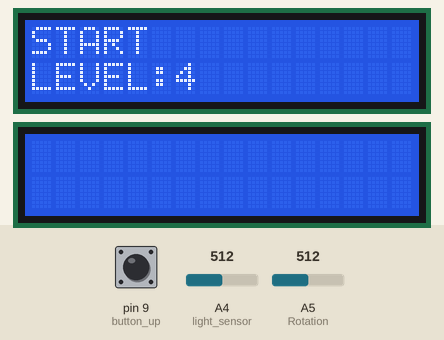
The sketch below on a simulated Arduino Uno, built with avr-gcc and run on an emulated ATmega328P. Shown: 2 × 16×2 character LCD. The test bench sets the inputs (shaded band); at power-on: pin 9 (button_up) LOW, A5 (Rotation) = 512, A4 (light_sensor) = 512. Random numbers use the default seed unless the sketch sets one; what the sketch prints to the serial monitor is not drawn.

Above: at 1.3 s.
1.4 s: pin 9 (button_up) pulled HIGH for 1 s
At 4.4 s:
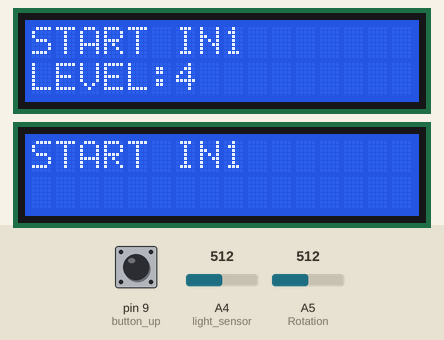
5.4 s: A5 (Rotation) set to 1023
At 5.77 s:
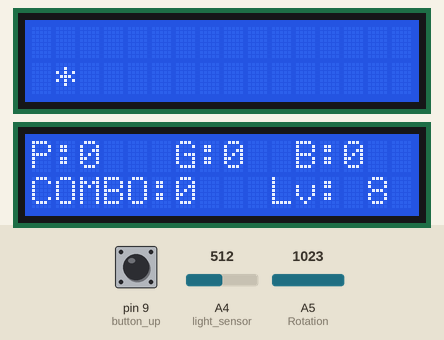
7.8 s: A4 (light_sensor) set to 218
10.0 s: A4 (light_sensor) set to 181
At 10.4 s:
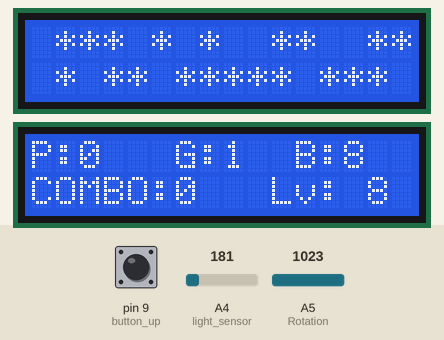
12.2 s: pin 9 (button_up) pulled HIGH for 0.15 s
At 12.38 s:
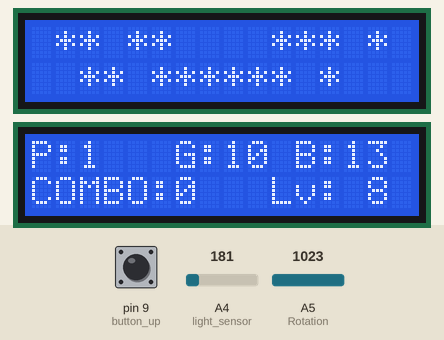
12.9 s: A5 (Rotation) set to 973
15.3 s: A5 (Rotation) set to 951
At 15.49 s:
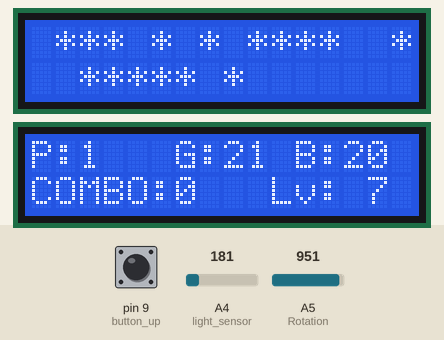

Measured:
- the behaviour switches between 200 and 199 on A4 (light_sensor) (found by bisection; images 2 and 3)
- the behaviour switches between 960 and 959 on A5 (Rotation) (found by bisection; images 4 and 5)
- after the input at 1.4 s, the display: first changes after 0.61 s (image 1 shows a later state)
- what the display in image 1 shows lasts 0.9 s, from 3.7 s to 4.6 s

The sketch:

game_dj_master.ino
```cpp
/*EE299 Project 4
 *
 * A game that plays with RGB LED.
 * Try to make it correct with senior monitor
 */
#include<MsTimer2.h>
#include<String.h>
#include<LiquidCrystal.h>
#include<time.h>

//note define
#define NOINPUT -1
#define SINGLE 42 //*
#define FLOW 60   //flow

#define MAX_LEN 16
#define GL_PARA 120
//Serial string
char note_1  = 0;
char note_2 = 0;

//LCD string 1、2
char Row1[MAX_LEN];
char Row2[MAX_LEN];

//Liquid Crystal define
LiquidCrystal lcd(2,3,4,5,6,7,8);
LiquidCrystal scoreBoard(10,11,12,13,14,15,16);

//timers period is 10ms
const int timer2_period = 10;
//ISP for timer2 interrupt
void T_Handler();


// pin define
const int button_up = 9;
const int light_sensor = A4;
const int Rotation = A5;

//sensor
const int sensor_thres = 200;
int sensor_value = 0;
int sensor_state = 0;
int sensor_timer = 0;
int sensor_flag  = 0;

//counter 1 time = timer_max *10 ms
int scroll_timer_max =60;
int scroll_timer = 0;
int scroll_flag = 0;

//time for generate a new note
int generate_timer_max = 150;
int generate_timer = 0;
int generate_flag = 0;

//time for generate a flow
int generate_flow_timer_max  = 300;
int generate_flow_timer = 0;
int generate_flow_flag = 0;

//FSM STATE:
enum state{MENU,PREGAME,GAME};
state st,pre_st,next_st;
//

//perfect,good,bad number
int perfect_num  = 0;

int good_num = 0;

int bad_num = 0;

int combo_life  = 0;
// key variables
int key_state_up = 0;
int key_flag_up = 0;
int key_timer_up = 0;

//print state
int Game_Level = 0;
//game start count
int game_start_max = 300;//game start in 3s
int game_start_timer = 0;


int generate_row =  0;
const int period = 20;

int note_generate_calculation(int Game_Level);
int note_flow_generate_calculation(int Game_Level);

void game_initialize();

void move_right(char *row,int size);

void one_generate(char note);

char beat_one(char *row,int size);

void lcd_flash();

//debounce function
void debounce(int value,int &key_state,int &key_flag,int &key_timer);

void Unretrigerable_debounce(int value,int &key_state,int &key_flag);

void show_buttom();

//buttom char
byte buttom[8]
{
  0b11111,
  0b11111,
  0b11111,
  0b11111,
  0b11111,
  0b11111,
  0b11111,
  0b11111
};


void setup()
{
  //setup
  randomSeed(time(NULL));
  lcd.begin(16,2);
  lcd.noAutoscroll();
  scoreBoard.begin(16,2);
  scoreBoard.noAutoscroll();

  MsTimer2::set(timer2_period,T_Handler);
  MsTimer2::start();

  pinMode(button_up,INPUT);
  pinMode(light_sensor,INPUT);
  pinMode(Rotation,INPUT);
  Serial.begin(9600);
  //initialize the row
  for(int i =0;i<MAX_LEN;i++)
  {
    Row1[i]=' ';
    Row2[i]=' ';
  }

  st = next_st = pre_st = MENU;
}

void loop()
{
  //state change
  if(st!=next_st)
  {
    pre_st = st;
    st = next_st;
    //jump function(trigger once)
    switch(st)
    {
      case MENU:
                break;
      case PREGAME:
                game_start_timer = 0;
                break;
      case GAME:
                //show buttom lines
                //initiaizing
                scoreBoard.clear();
                Serial.write('s');
                game_initialize();
                break;
      default:break;
    }


  }


  switch(st)
  {

  case MENU:
        // key -> ready to start

        if(scroll_flag)
        {

          Game_Level = analogRead(Rotation)/GL_PARA;
          scroll_timer_max = 60 - Game_Level * 5;
          key_flag_up = digitalRead(button_up);
         if(key_flag_up)
          {
          key_flag_up = 0;
          next_st = PREGAME;
          }
          lcd.setCursor(0,0);
          lcd.print("START");
          lcd.setCursor(0, 1);
          lcd.print("LEVEL:");
          scroll_flag = 0;
          lcd.setCursor(6,1);
          lcd.print(Game_Level);
        }
        break;

  case PREGAME:
        if(scroll_flag)
        {
          lcd.setCursor(0,0);
          scoreBoard.setCursor(0,0);
          lcd.print("START IN");
          scoreBoard.print("START IN");
          scroll_flag = 0;
          lcd.setCursor(8,0);
          lcd.print((game_start_max-game_start_timer)/100 +1);
          scoreBoard.setCursor(8, 0);
          scoreBoard.print((game_start_max - game_start_timer) / 100 + 1);
        }
        break;
  case GAME:
        //Scroll right
        if (scroll_flag)
        {

          Game_Level = analogRead(Rotation) / GL_PARA ;
          scroll_timer_max = 60 - Game_Level * 5 ;
          generate_timer_max = note_generate_calculation(Game_Level);
          generate_flow_timer_max = note_flow_generate_calculation(Game_Level);

          move_right(Row1, MAX_LEN);
          move_right(Row2, MAX_LEN);
          lcd_flash();
          //reset timer
          scroll_flag = 0;
          sensor_value = analogRead(light_sensor);
          if (sensor_value < sensor_thres)
            sensor_flag = 1;
          else
            sensor_flag = 0;
          //score board show
          scoreBoard.setCursor(0,0);
          scoreBoard.print("P:");
          scoreBoard.setCursor(2,0);
          scoreBoard.print(perfect_num);
          scoreBoard.setCursor(6,0);
          scoreBoard.print("G:");
          scoreBoard.setCursor(8,0);
          scoreBoard.print(good_num);
          scoreBoard.setCursor(11,0);
          scoreBoard.print("B:");
          scoreBoard.setCursor(13,0);
          scoreBoard.print(bad_num);
          scoreBoard.setCursor(0,1);
          scoreBoard.print("COMBO:");
          scoreBoard.print(combo_life);
          scoreBoard.setCursor(10,1);
          scoreBoard.print("Lv:");
          scoreBoard.setCursor(14,1);
          scoreBoard.print(Game_Level);
        }
        if (key_flag_up)
        {
          key_flag_up = 0;
          note_1 = beat_one(Row1, MAX_LEN);
          Serial.write(note_1);
        }
        if (sensor_flag)
        {
          sensor_flag = 0;
          note_2 = beat_one(Row2, MAX_LEN);
          Serial.write(note_2);
        }
        //generate a note
        if(generate_flow_flag)
        {
          if(generate_row==0)
          Row1[0]= '*';
          else
          Row2[0]= '*';

          generate_flow_flag--;
        }
        else if (generate_flag)
        {
          one_generate('*');
          generate_flag = 0;
        }
        break;
  default: break;
  }
}
void T_Handler()
{

    if(st == MENU)
    {
      sensor_value = analogRead(light_sensor);
      if (sensor_value < sensor_thres)
        sensor_value = 1;
      else
        sensor_value = 0;

      Unretrigerable_debounce(sensor_value,sensor_state,sensor_flag);
    }
    //soft timer counting
    if(st == PREGAME)
    {
      if(game_start_timer++>game_start_max)
      {
        //game start triger by counting to 3s
        next_st = GAME;
        game_start_timer = 0;
      }
    }

    if (scroll_timer++ > scroll_timer_max)
    {
      scroll_flag = 1;
      scroll_timer = 0;
    }

    if(st ==GAME)
    {
      if (generate_timer++> generate_timer_max&&generate_flag==0)
      {
        generate_flag = 1;
        generate_timer = 0;
      }
      if (generate_flow_timer > generate_flow_timer_max&&generate_flow_flag==0)
      {
        generate_flow_flag = random(2,10);
        generate_row = random(0,2);
        generate_flow_timer = 0;
      }

      debounce(digitalRead(button_up), key_state_up, key_flag_up, key_timer_up);
    }

}

void move_right(char *row,int size)
{
  //not beat
  if(row[size-1]!=' ')
  {
    bad_num++;
    combo_life = 0;
  }
  for(int i =size-2;i>=0;i--)
  {
    row[i+1] = row[i];
  }
  row[0]=' ';

}

void one_generate(char note)
{
  int x1 = random(0,2);
  if(x1==0)
    Row1[0] = note;
  else
    Row2[0] = note;
}

char beat_one(char*row,int size)
{
  char result;

  // search for a note in the last four places
  // good place:last 4
  // perfect place:last 2
  for (int i = 1; i<=4;i++)
  {
    if(row[size-i]!=' ')
    {
      if(i<2)
      {
        perfect_num++;
        combo_life++;
        return 'p';
      }
      else
        {good_num ++;
         combo_life++;
         result = row[size-i];
         row[size-i]=' ';
         return 'g';
        }
    }
  }
  return 'b';
}

void debounce(int value,int &key_state,int &key_flag,int &key_timer)
{
  //key management
  //frequency + duration =0 -> end of the music
  switch(key_state)
  {
    case 0:
        if(value)
          {
            key_state= 1;
            key_flag = 1;
            key_timer = 0;
          }
          break;
    case 1:
      if(!value)
      {
         key_state=0;
      }
        else
      {
        // long enough!Let's send a flag and get into state2
        if(++key_timer>period)
        { key_timer = 0;
          key_state = 2;
          key_flag = 1;
        }
        }
        break;
     case 2:
        if(!value)
        {
            key_state = 0;
            key_timer = 0;
        }
        else
        {
            if(++key_timer > period)
            // long enough! Let's send our masseage
            {
              key_timer = 0;
              key_flag = 1;
            }
         }
        break;
     //never forget default case
     default:key_state = 0;break;
  }
}


void lcd_flash()
{
  lcd.setCursor(0, 0);
  lcd.print(Row1);
  lcd.setCursor(0,1);
  lcd.print(Row2);
}


void show_buttom()
{
  lcd.setCursor(15,0);
  lcd.print(byte(0));
  lcd.setCursor(15,1);
  lcd.print(byte(1));
}


void game_initialize()
{
    scroll_timer = 0;
    scroll_flag = 0;
    generate_flag = 0;
    generate_flow_flag = 0;
    generate_flow_timer = 0;
    generate_timer = 0;
    sensor_flag = 0;
    sensor_timer = 0;
}

void Unretrigerable_debounce(int value,int &key_state,int &key_flag)
{
  switch(key_state)
  {
    case 0:
        if(value)
        {
          key_state = 1;
          key_flag = 1;
        }
        break;

    case 1:
        if(value==0)
        {
          key_state = 0;
        }
        break;
    default: break;
  }
}


int note_generate_calculation(int Game_Level)
{
  //basic:3 times as the scroll rate
  int basic_speed = 3*scroll_timer_max;
  int GL_gain  = 6*Game_Level;
  return basic_speed-GL_gain;
}
int note_flow_generate_calculation(int Game_Level)
{
  //basic:6 times as the scroll rate
  int basic_speed = 8*scroll_timer_max;
  int GL_gain  = 7*Game_Level;
  return basic_speed -GL_gain;
}
```
